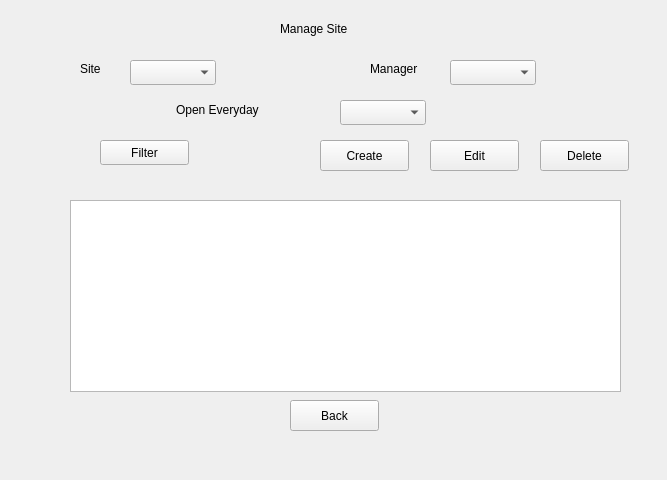
<?xml version="1.0" encoding="UTF-8"?>
<ui version="4.0">
 <class>Form</class>
 <widget class="QWidget" name="Form">
  <property name="geometry">
   <rect>
    <x>0</x>
    <y>0</y>
    <width>667</width>
    <height>480</height>
   </rect>
  </property>
  <property name="windowTitle">
   <string>Form</string>
  </property>
  <widget class="QLabel" name="label">
   <property name="geometry">
    <rect>
     <x>80</x>
     <y>60</y>
     <width>67</width>
     <height>17</height>
    </rect>
   </property>
   <property name="text">
    <string>Site</string>
   </property>
  </widget>
  <widget class="QLabel" name="label_2">
   <property name="geometry">
    <rect>
     <x>280</x>
     <y>20</y>
     <width>181</width>
     <height>17</height>
    </rect>
   </property>
   <property name="text">
    <string>Manage Site</string>
   </property>
  </widget>
  <widget class="QComboBox" name="comboBox">
   <property name="geometry">
    <rect>
     <x>130</x>
     <y>60</y>
     <width>86</width>
     <height>25</height>
    </rect>
   </property>
  </widget>
  <widget class="QComboBox" name="comboBox_2">
   <property name="geometry">
    <rect>
     <x>450</x>
     <y>60</y>
     <width>86</width>
     <height>25</height>
    </rect>
   </property>
  </widget>
  <widget class="QLabel" name="label_3">
   <property name="geometry">
    <rect>
     <x>370</x>
     <y>60</y>
     <width>67</width>
     <height>17</height>
    </rect>
   </property>
   <property name="text">
    <string>Manager</string>
   </property>
  </widget>
  <widget class="QLabel" name="label_4">
   <property name="geometry">
    <rect>
     <x>176</x>
     <y>100</y>
     <width>151</width>
     <height>20</height>
    </rect>
   </property>
   <property name="text">
    <string>Open Everyday</string>
   </property>
  </widget>
  <widget class="QComboBox" name="comboBox_3">
   <property name="geometry">
    <rect>
     <x>340</x>
     <y>100</y>
     <width>86</width>
     <height>25</height>
    </rect>
   </property>
  </widget>
  <widget class="QPushButton" name="pushButton">
   <property name="geometry">
    <rect>
     <x>100</x>
     <y>140</y>
     <width>89</width>
     <height>25</height>
    </rect>
   </property>
   <property name="text">
    <string>Filter</string>
   </property>
  </widget>
  <widget class="QPushButton" name="pushButton_2">
   <property name="geometry">
    <rect>
     <x>320</x>
     <y>140</y>
     <width>89</width>
     <height>31</height>
    </rect>
   </property>
   <property name="text">
    <string>Create</string>
   </property>
  </widget>
  <widget class="QPushButton" name="pushButton_3">
   <property name="geometry">
    <rect>
     <x>430</x>
     <y>140</y>
     <width>89</width>
     <height>31</height>
    </rect>
   </property>
   <property name="text">
    <string>Edit</string>
   </property>
  </widget>
  <widget class="QPushButton" name="pushButton_4">
   <property name="geometry">
    <rect>
     <x>540</x>
     <y>140</y>
     <width>89</width>
     <height>31</height>
    </rect>
   </property>
   <property name="text">
    <string>Delete</string>
   </property>
  </widget>
  <widget class="QPushButton" name="pushButton_5">
   <property name="geometry">
    <rect>
     <x>290</x>
     <y>400</y>
     <width>89</width>
     <height>31</height>
    </rect>
   </property>
   <property name="text">
    <string>Back</string>
   </property>
  </widget>
  <widget class="QTableWidget" name="tableWidget">
   <property name="geometry">
    <rect>
     <x>70</x>
     <y>200</y>
     <width>551</width>
     <height>192</height>
    </rect>
   </property>
  </widget>
 </widget>
 <resources/>
 <connections/>
</ui>
